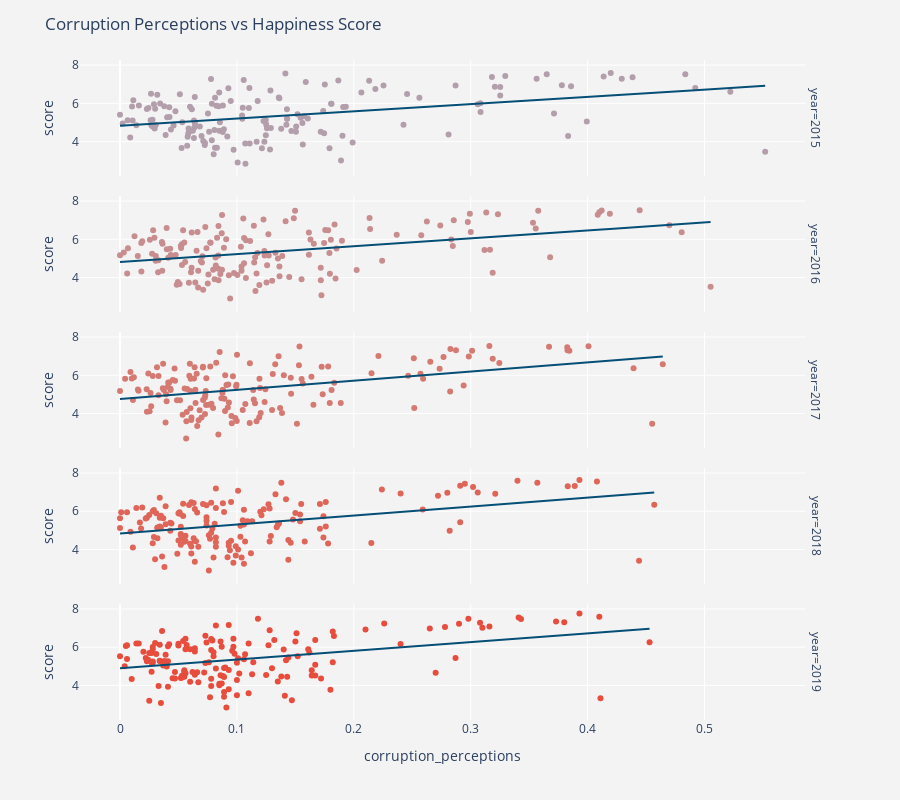

Write notebook code for a chart like this one.
### Code cell
fig = px.scatter(finaldata, x="corruption_perceptions", 
                 y="score",
                 facet_row="year",
                 color="year",
                 trendline= "ols",
                 color_continuous_scale=('#a8a8bb', '#c1949a', '#d27f7a', '#de685b', '#e74c3c'),
                 trendline_color_override ='#054f77')
fig.update(layout_coloraxis_showscale=False)
fig.update_traces(textposition='top center')
fig.update_layout(
    height=800,
    title_text='Corruption Perceptions vs Happiness Score',
    paper_bgcolor = 'rgb(243, 243, 243)',
    plot_bgcolor = 'rgb(243, 243, 243)')
fig.show()

### Figure 1 — Plotly figure (JSON) as saved in the notebook; plotly's stock layout.template omitted (floating-point values rounded to 4 significant figures; data arrays with more than 128 entries replaced by an {"elided": "..."} marker saying what was removed)
{"data": [{"hoverlabel": {"namelength": 0}, "hovertemplate": "year=%{marker.color}<br>corruption_perceptions=%{x}<br>score=%{y}", "legendgroup": "", "marker": {"color": {"elided": "158 int values"}, "coloraxis": "coloraxis", "symbol": "circle"}, "mode": "markers", "name": "", "showlegend": false, "textposition": "top center", "type": "scatter", "x": {"elided": "158 float values"}, "xaxis": "x5", "y": {"elided": "158 float values"}, "yaxis": "y5"}, {"hoverlabel": {"namelength": 0}, "hovertemplate": "<b>OLS trendline</b><br>score = 3.76982 * corruption_perceptions + 4.83506<br>R<sup>2</sup>=0.156182<br><br>year=2015<br>corruption_perceptions=%{x}<br>score=%{y} <b>(trend)</b>", "legendgroup": "", "line": {"color": "#054f77"}, "marker": {"symbol": "circle"}, "mode": "lines", "name": "", "showlegend": false, "textposition": "top center", "type": "scatter", "x": {"elided": "158 float values"}, "xaxis": "x5", "y": {"elided": "158 float values"}, "yaxis": "y5"}, {"hoverlabel": {"namelength": 0}, "hovertemplate": "year=%{marker.color}<br>corruption_perceptions=%{x}<br>score=%{y}", "legendgroup": "", "marker": {"color": {"elided": "157 int values"}, "coloraxis": "coloraxis", "symbol": "circle"}, "mode": "markers", "name": "", "showlegend": false, "textposition": "top center", "type": "scatter", "x": {"elided": "157 float values"}, "xaxis": "x4", "y": {"elided": "157 float values"}, "yaxis": "y4"}, {"hoverlabel": {"namelength": 0}, "hovertemplate": "<b>OLS trendline</b><br>score = 4.13363 * corruption_perceptions + 4.8133<br>R<sup>2</sup>=0.161630<br><br>year=2016<br>corruption_perceptions=%{x}<br>score=%{y} <b>(trend)</b>", "legendgroup": "", "line": {"color": "#054f77"}, "marker": {"symbol": "circle"}, "mode": "lines", "name": "", "showlegend": false, "textposition": "top center", "type": "scatter", "x": {"elided": "157 float values"}, "xaxis": "x4", "y": {"elided": "157 float values"}, "yaxis": "y4"}, {"hoverlabel": {"namelength": 0}, "hovertemplate": "year=%{marker.color}<br>corruption_perceptions=%{x}<br>score=%{y}", "legendgroup": "", "marker": {"color": {"elided": "155 int values"}, "coloraxis": "coloraxis", "symbol": "circle"}, "mode": "markers", "name": "", "showlegend": false, "textposition": "top center", "type": "scatter", "x": {"elided": "155 float values"}, "xaxis": "x3", "y": {"elided": "155 float values"}, "yaxis": "y3"}, {"hoverlabel": {"namelength": 0}, "hovertemplate": "<b>OLS trendline</b><br>score = 4.77459 * corruption_perceptions + 4.76617<br>R<sup>2</sup>=0.184109<br><br>year=2017<br>corruption_perceptions=%{x}<br>score=%{y} <b>(trend)</b>", "legendgroup": "", "line": {"color": "#054f77"}, "marker": {"symbol": "circle"}, "mode": "lines", "name": "", "showlegend": false, "textposition": "top center", "type": "scatter", "x": {"elided": "155 float values"}, "xaxis": "x3", "y": {"elided": "155 float values"}, "yaxis": "y3"}, {"hoverlabel": {"namelength": 0}, "hovertemplate": "year=%{marker.color}<br>corruption_perceptions=%{x}<br>score=%{y}", "legendgroup": "", "marker": {"color": {"elided": "155 int values"}, "coloraxis": "coloraxis", "symbol": "circle"}, "mode": "markers", "name": "", "showlegend": false, "textposition": "top center", "type": "scatter", "x": {"elided": "155 float values"}, "xaxis": "x2", "y": {"elided": "155 float values"}, "yaxis": "y2"}, {"hoverlabel": {"namelength": 0}, "hovertemplate": "<b>OLS trendline</b><br>score = 4.69352 * corruption_perceptions + 4.84122<br>R<sup>2</sup>=0.164261<br><br>year=2018<br>corruption_perceptions=%{x}<br>score=%{y} <b>(trend)</b>", "legendgroup": "", "line": {"color": "#054f77"}, "marker": {"symbol": "circle"}, "mode": "lines", "name": "", "showlegend": false, "textposition": "top center", "type": "scatter", "x": {"elided": "155 float values"}, "xaxis": "x2", "y": {"elided": "155 float values"}, "yaxis": "y2"}, {"hoverlabel": {"namelength": 0}, "hovertemplate": "year=%{marker.color}<br>corruption_perceptions=%{x}<br>score=%{y}", "legendgroup": "", "marker": {"color": {"elided": "156 int values"}, "coloraxis": "coloraxis", "symbol": "circle"}, "mode": "markers", "name": "", "showlegend": false, "textposition": "top center", "type": "scatter", "x": {"elided": "156 float values"}, "xaxis": "x", "y": {"elided": "156 float values"}, "yaxis": "y"}, {"hoverlabel": {"namelength": 0}, "hovertemplate": "<b>OLS trendline</b><br>score = 4.54034 * corruption_perceptions + 4.90492<br>R<sup>2</sup>=0.148697<br><br>year=2019<br>corruption_perceptions=%{x}<br>score=%{y} <b>(trend)</b>", "legendgroup": "", "line": {"color": "#054f77"}, "marker": {"symbol": "circle"}, "mode": "lines", "name": "", "showlegend": false, "textposition": "top center", "type": "scatter", "x": {"elided": "156 float values"}, "xaxis": "x", "y": {"elided": "156 float values"}, "yaxis": "y"}], "layout": {"annotations": [{"font": {}, "showarrow": false, "text": "year=2019", "textangle": 90, "x": 0.98, "xanchor": "left", "xref": "paper", "y": 0.088, "yanchor": "middle", "yref": "paper"}, {"font": {}, "showarrow": false, "text": "year=2018", "textangle": 90, "x": 0.98, "xanchor": "left", "xref": "paper", "y": 0.294, "yanchor": "middle", "yref": "paper"}, {"font": {}, "showarrow": false, "text": "year=2017", "textangle": 90, "x": 0.98, "xanchor": "left", "xref": "paper", "y": 0.5, "yanchor": "middle", "yref": "paper"}, {"font": {}, "showarrow": false, "text": "year=2016", "textangle": 90, "x": 0.98, "xanchor": "left", "xref": "paper", "y": 0.706, "yanchor": "middle", "yref": "paper"}, {"font": {}, "showarrow": false, "text": "year=2015", "textangle": 90, "x": 0.98, "xanchor": "left", "xref": "paper", "y": 0.912, "yanchor": "middle", "yref": "paper"}], "coloraxis": {"colorbar": {"title": {"text": "year"}}, "colorscale": [[0, "#a8a8bb"], [0.25, "#c1949a"], [0.5, "#d27f7a"], [0.75, "#de685b"], [1, "#e74c3c"]], "showscale": false}, "height": 800, "legend": {"tracegroupgap": 0}, "margin": {"t": 60}, "paper_bgcolor": "rgb(243, 243, 243)", "plot_bgcolor": "rgb(243, 243, 243)", "title": {"text": "Corruption Perceptions vs Happiness Score"}, "xaxis": {"anchor": "y", "domain": [0, 0.98], "title": {"text": "corruption_perceptions"}}, "xaxis2": {"anchor": "y2", "domain": [0, 0.98], "matches": "x", "showticklabels": false}, "xaxis3": {"anchor": "y3", "domain": [0, 0.98], "matches": "x", "showticklabels": false}, "xaxis4": {"anchor": "y4", "domain": [0, 0.98], "matches": "x", "showticklabels": false}, "xaxis5": {"anchor": "y5", "domain": [0, 0.98], "matches": "x", "showticklabels": false}, "yaxis": {"anchor": "x", "domain": [0, 0.176], "title": {"text": "score"}}, "yaxis2": {"anchor": "x2", "domain": [0.206, 0.382], "matches": "y", "title": {"text": "score"}}, "yaxis3": {"anchor": "x3", "domain": [0.412, 0.588], "matches": "y", "title": {"text": "score"}}, "yaxis4": {"anchor": "x4", "domain": [0.618, 0.794], "matches": "y", "title": {"text": "score"}}, "yaxis5": {"anchor": "x5", "domain": [0.824, 1], "matches": "y", "title": {"text": "score"}}}}
